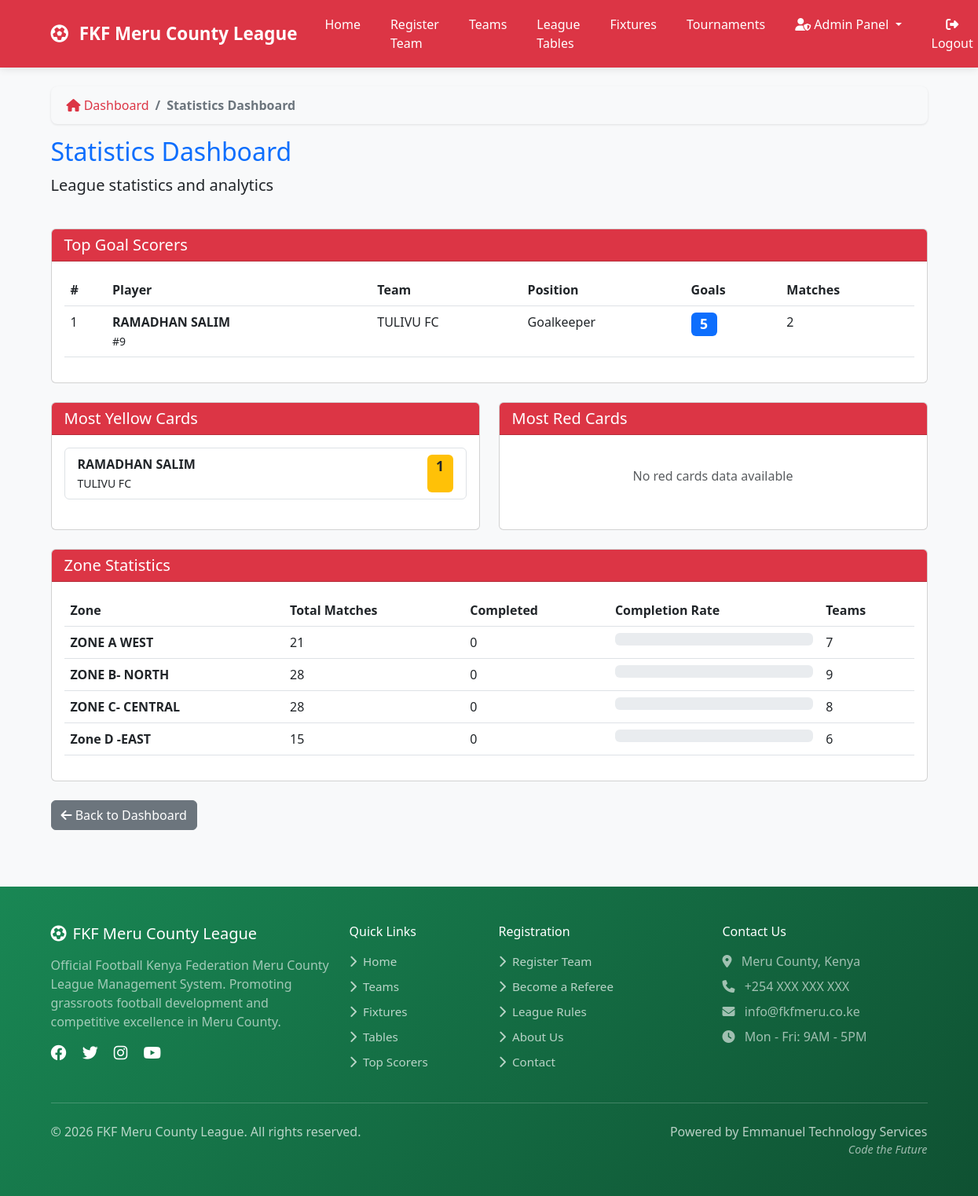
/admin-dashboard/statistics/ (signed in), run on an earlier commit of the app's database.
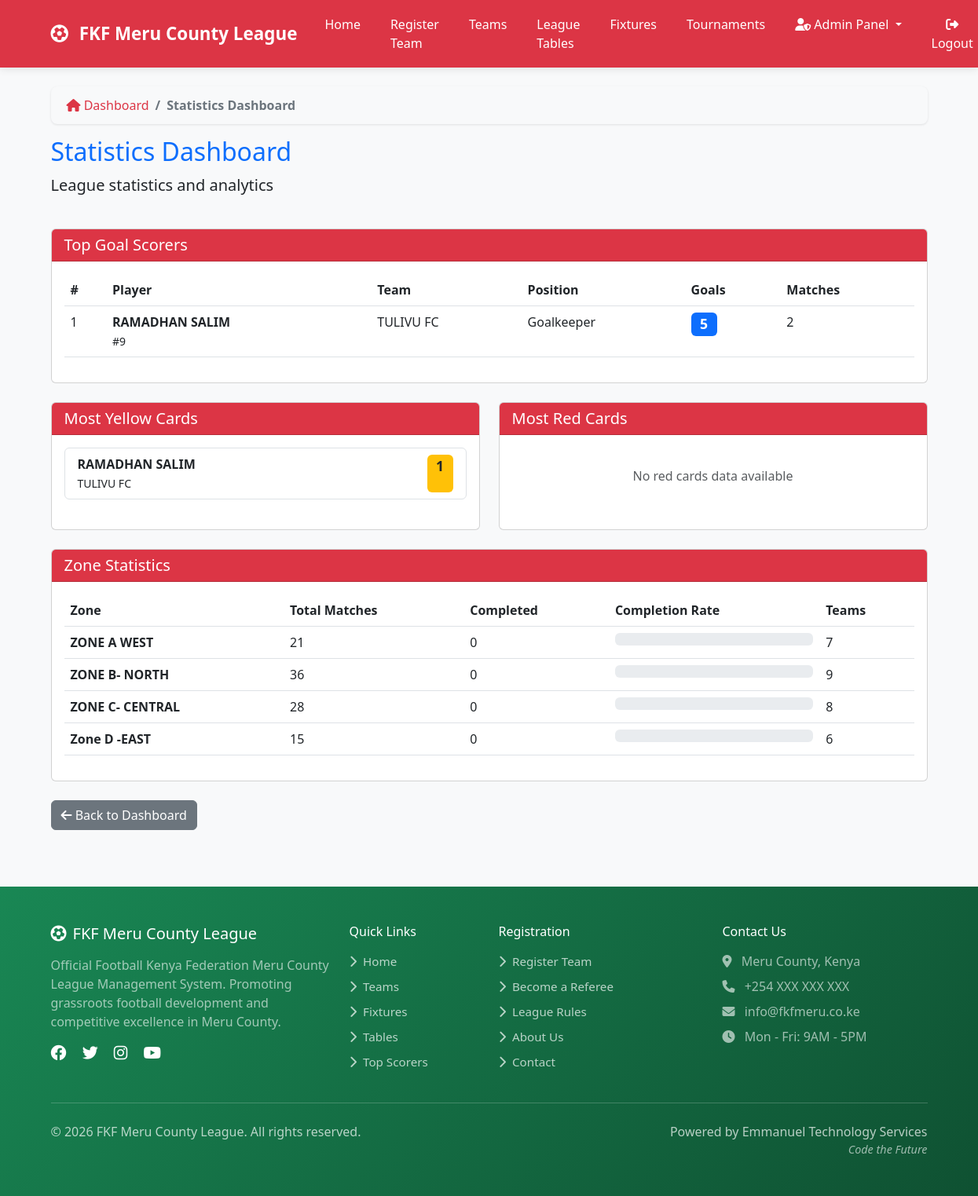
And on a later commit of the database.
### teams/models.py (models this page shows, shortened)
class Zone(models.Model):
    name = models.CharField(max_length=100)
    description = models.TextField(blank=True)
    created_at = models.DateTimeField(auto_now_add=True)
    fixtures_generated = models.BooleanField(default=False)
    fixture_generation_date = models.DateTimeField(null=True, blank=True)
    season_start_date = models.DateField(null=True, blank=True)
    match_day_of_week = models.IntegerField(default=6, choices=[(6, 'Saturday'), (0, 'Sunday')])
    class Meta:
        ordering = ['name']

### admin_dashboard/views.py (the view)
# urls.py: path('statistics/', views.statistics_dashboard, name='statistics_dashboard'),
@login_required
@user_passes_test(admin_required)
def statistics_dashboard(request):
    top_scorers = Player.objects.filter(
        goals_scored__gt=0
    ).order_by('-goals_scored')[:10]
    most_yellows = Player.objects.filter(
        yellow_cards__gt=0
    ).order_by('-yellow_cards')[:10]
    most_reds = Player.objects.filter(
        red_cards__gt=0
    ).order_by('-red_cards')[:10]
    teams_with_most_goals = Team.objects.annotate(
        total_goals=Sum('players__goals_scored')
    ).filter(total_goals__gt=0).order_by('-total_goals')[:10]
    zone_stats = []
    for zone in Zone.objects.all():
        matches = Match.objects.filter(zone=zone)
        completed = matches.filter(status='completed').count()
        zone_stats.append({
            'zone': zone,
            'total_matches': matches.count(),
            'completed_matches': completed,
            'completion_rate': (completed / matches.count() * 100) if matches.count() > 0 else 0
        })
    context = {
        'top_scorers': top_scorers,
        'most_yellows': most_yellows,
        'most_reds': most_reds,
        'teams_with_most_goals': teams_with_most_goals,
        'zone_stats': zone_stats,
    }
    return render(request, 'admin_dashboard/statistics.html', context)

### admin_dashboard/views.py (called while the page is built)
def admin_required(user):
    return user.is_staff or user.groups.filter(name='League Admin').exists()

### teams/models.py (called while the page is built)
    @property
    def full_name(self):
        return f"{self.first_name} {self.last_name}"

### templates/admin_dashboard/statistics.html (shortened to what the changed rows need)
{% extends 'base.html' %}
{% load static %}
{% block content %}
<div class="row mb-4">
    <div class="col-12">
        <h2 class="text-primary">Statistics Dashboard</h2>
    </div>
</div>
<div class="card mb-4">
    <div class="card-body">
        {% if top_scorers %}
        <div class="table-responsive">
            <table class="table table-hover">
                <thead>
                    <tr>
                        <th>#</th>
                        <th>Player</th>
                        <th>Team</th>
                        <th>Position</th>
                        <th>Goals</th>
                        <th>Matches</th>
                    </tr>
                </thead>
            </table>
        </div>
        {% else %}
        <div class="text-center py-4">
            <p class="text-muted">No goal scorers data available</p>
        </div>
        {% endif %}
    </div>
</div>
<div class="card">
    <div class="card-body">
        <div class="table-responsive">
            <table class="table table-hover">
                <thead>
                    <tr>
                        <th>Zone</th>
                        <th>Total Matches</th>
                        <th>Completed</th>
                        <th>Completion Rate</th>
                        <th>Teams</th>
                    </tr>
                </thead>
                <tbody>
                    {% for stat in zone_stats %}
                    <tr>
                        <td>
                            <strong>{{ stat.zone.name }}</strong><br>
                        </td>
                        <td>{{ stat.total_matches }}</td>
                        <td>{{ stat.completed_matches }}</td>
                        <td>
                            <div class="progress">
                            </div>
                        </td>
                        <td>{{ stat.zone.team_set.count }}</td>
                    </tr>
                    {% empty %}
                    <tr>
                        <td colspan="5" class="text-center py-4">
                            <p class="text-muted">No zone statistics available</p>
                        </td>
                    </tr>
                    {% endfor %}
                </tbody>
            </table>
        </div>
    </div>
</div>
{% endblock %}

What changed in the data, as far as the page shows it:
changed Zone "ZONE B- NORTH": total_matches "28" → "36"
